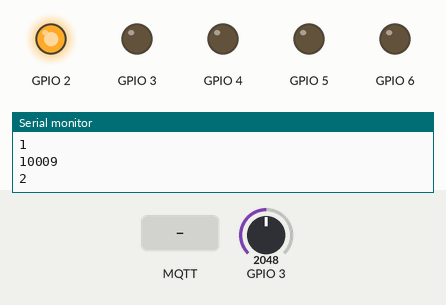
Simulated run of this sketch. Board: ESP32-S3. Parts: output pins drawn as LEDs (lit = HIGH), the last lines printed to the serial monitor. The inputs (shaded band) are chosen by the test bench; at power-on: GPIO 3 = 2048. WiFi joins after 1.5 s; servers stay silent unless stated; no MQTT or app messages arrive unless stated.

Above: at 2.7 s.
2.8 s: MQTT message "DCFRONT" arrives on the first subscribed topic
At 4.0 s:
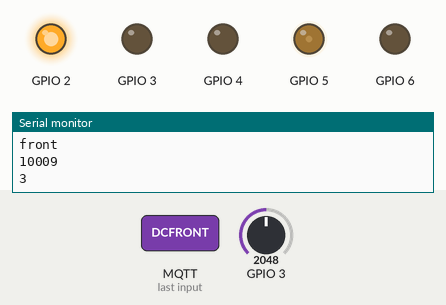
5.0 s: MQTT message "DCBACK" arrives on the first subscribed topic
At 6.7 s:
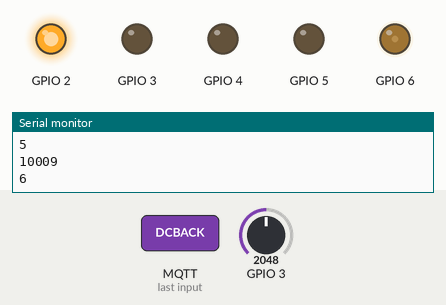
7.0 s: MQTT message "CHARGINGSTART" arrives on the first subscribed topic
At 8.2 s:
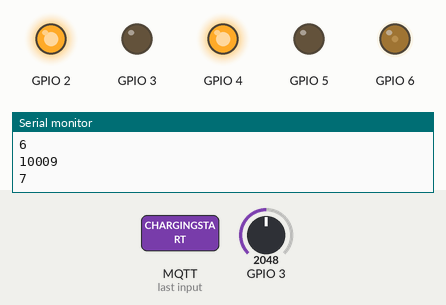
8.5 s: MQTT message "DCSTOP" arrives on the first subscribed topic
At 9.1 s:
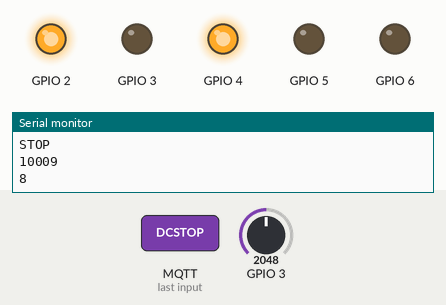
10.0 s: MQTT message "DCFRONT" arrives on the first subscribed topic
At 11.9 s:
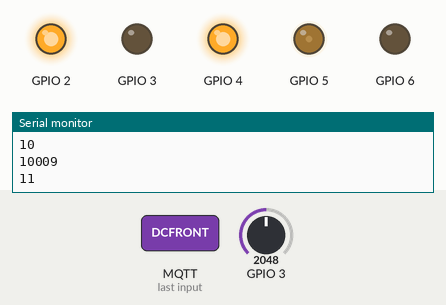
Timing chart, 0 to 13.0 s (numbered marks = the images above; inputs shaded):
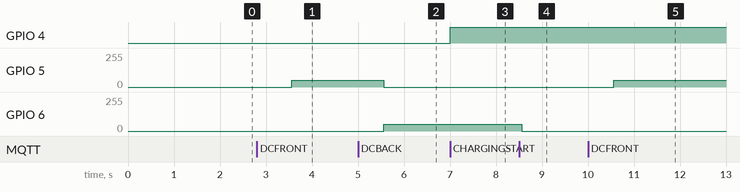

Measured:
- after the input at 2.8 s, GPIO 5: 0/255 → 51/255 after 0.76 s
- after the input at 5.0 s, GPIO 5: 51/255 → 0/255 after 0.56 s; GPIO 6: 0/255 → 51/255 after 0.56 s
- after the input at 7.0 s, GPIO 4: LOW → HIGH at once
- after the input at 8.5 s, GPIO 6: 51/255 → 0/255 after 0.06 s
- after the input at 10.0 s, GPIO 5: 0/255 → 51/255 after 0.56 s

The sketch:

dispensorall.ino
```cpp
#include <stdlib.h>
#include <WiFi.h>
#include <PubSubClient.h>
#include <Wire.h>
#include <HardwareSerial.h>

WiFiClient myTCPClient;
PubSubClient myMQTTClient;

char s1;
unsigned long int change;
unsigned long int cable;
int carsensor;
int car;
void cbFunc(const char topic[],byte *data, unsigned int length){
  char str[80] = {0,};
  memcpy(str, data, length);

  if (strcmp(topic, "MJU/CD4/CHARGING") == 0) {
    if (strcmp(str, "READY2") == 0) {
    change = 1;
    digitalWrite(4,LOW);
    }
    else if(strcmp(str, "FINISH")==0){
    change = 0;
    digitalWrite(4,LOW);
    }
    else if(strcmp(str, "CHARGINGSTART")==0){
    change = 2;
    digitalWrite(4,HIGH);
    //neopixelWrite(RGB_BUILTIN,RGB_BRIGHTNESS,0,RGB_BRIGHTNESS); // Blue
    }
    else if(strcmp(str, "CHARGINGSTOP")==0){
    change = 3;
    digitalWrite(4,LOW);
    //neopixelWrite(RGB_BUILTIN,0,0,0); // Off / black
    }
    else if(strcmp(str,"DCFRONT")==0){
    cable = 1;
    }
    else if(strcmp(str,"DCBACK") == 0){
      cable = 2;
    }
    else if(strcmp(str, "DCSTOP")==0){
      cable = 0;
    }
  }
}

void setup() {
  Serial.begin(115200);
  //Serial1.begin(115200, SERIAL_8N1, 2, 7);
  Serial.print("start");
  WiFi.mode(WIFI_MODE_STA);
  WiFi.begin("MJU_WIFI","mjuwlan!");
  pinMode(4,OUTPUT); //스위치
  pinMode(5,OUTPUT); //회수시스템
  pinMode(6,OUTPUT);
  pinMode(3,OUTPUT); //차량출입센서
  pinMode(2,OUTPUT); // 충전신호


  digitalWrite(4,LOW);
  while(1)
  {
    if(WiFi.waitForConnectResult()==WL_CONNECTED){
      printf ("Connected!\r\n"); break;}

    else{printf("Something Wrong\r\n"); while(1) sleep(1);}
  }
  myMQTTClient.setClient(myTCPClient);
  myMQTTClient.setServer("cheese.mju.ac.kr",30220);
  myMQTTClient.setCallback(cbFunc);
  int result = myMQTTClient.connect("60181793mh");
  myMQTTClient.subscribe("MJU/CD4/CHARGING");
  printf("MQTT Conn.. Result:%d\r\n",result);
}

unsigned long long lastMs;

void loop() {

  digitalWrite(2,HIGH);
  carsensor = map(analogRead(3), 0, 1023, 0, 5000);
  int i = 3;
  Serial1.println(i);

  if(millis()-lastMs >= 1000)
  {

    lastMs=millis();
    if(cable == 0){
      analogWrite(5, 0);
      analogWrite(6, 0);
      Serial.printf("STOP\n");
      cable = 4;
    }
    else if(cable == 1){
      analogWrite(5, 255/5);
      analogWrite(6, 0);
      Serial.printf("front\n");
      cable = 4;
    }
    else if(cable == 2){
      analogWrite(5, 0);
      analogWrite(6,255/5);
      Serial.printf("back\n");
      cable = 4;
    }
    if(carsensor >= 10000){
      car++;
    }
    else if(carsensor < 10000){
      car = 0;
    }
    Serial.println(carsensor);
    Serial.println(car);

    if(car == 3){
      myMQTTClient.publish("MJU/CD4/CHARGING/CAR","IN");
    }
  }


  myMQTTClient.loop();
}
```
